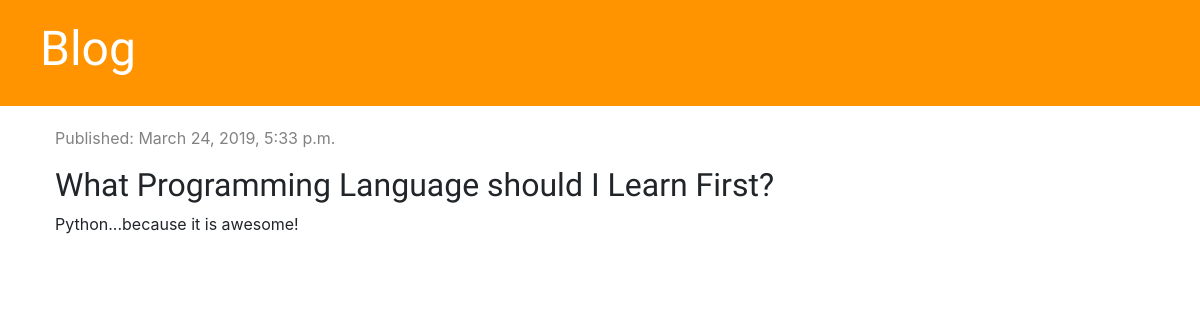
The app's page /post/1/ with its own data.
### blog/models.py (models this page shows, shortened)
class Post(models.Model):
    author = models.ForeignKey('auth.User', on_delete=models.CASCADE)
    title = models.CharField(max_length=200)
    text = models.TextField()
    date_created = models.DateTimeField(default=timezone.now)
    published_date = models.DateTimeField(blank=True, null=True)

### blog/views.py (the view)
# urls.py: path('post/<int:pk>/', views.post_detail, name='post_detail'),
def post_detail(request, pk):
    post = get_object_or_404(Post,pk=pk)
    stuff_for_frontend = {'post' : post}
    return render(request, 'blog/post_detail.html',stuff_for_frontend)

### blog/templates/blog/post_detail.html
{% extends 'blog/base.html' %}
{% block content %}
    <div class="post">
        {% if post.published_date %}
            <div class="date">
                <p>Published: {{ post.published_date }}</p>
            </div>
        {% endif %}
        <h1>{{ post.title }}</h1>
        <p>{{ post.text | linebreaksbr }}</p>
    </div>
{% endblock %}

### blog/static/css/blog.css (style rules this page uses)
h1, h2, h3, h4 { font-family: 'Tangerine', 'Inconsolata', 'Droid San', 'Serif'; font-size: 24pt; }
.date { color: #828282; }
.post { margin-top: 20px; margin-bottom: 70px; }

### records on screen
Post: published_date "March 24, 2019, 5:33 p.m.", title "What Programming Language should I Learn First?", text "Python...because it is awesome!"
